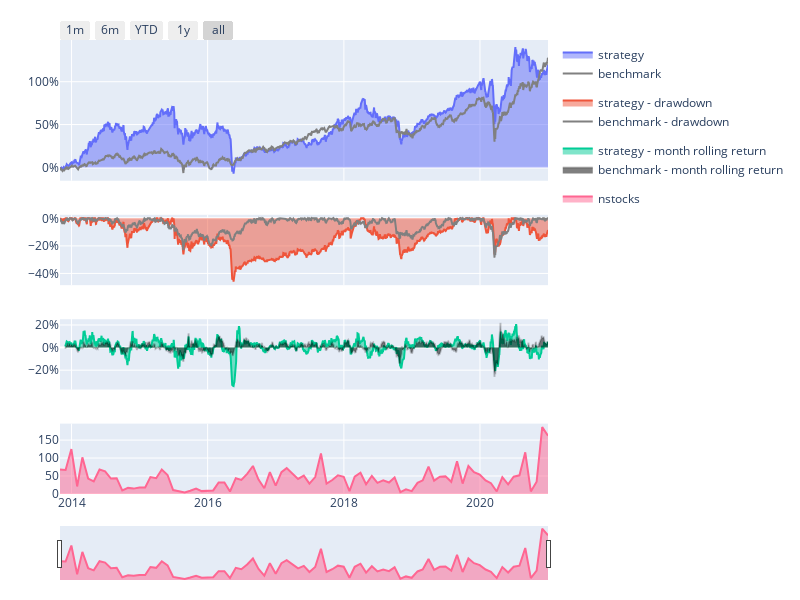
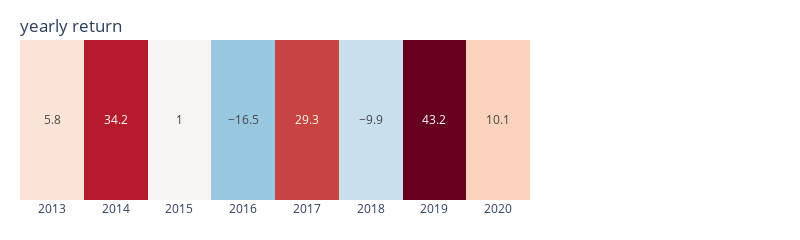
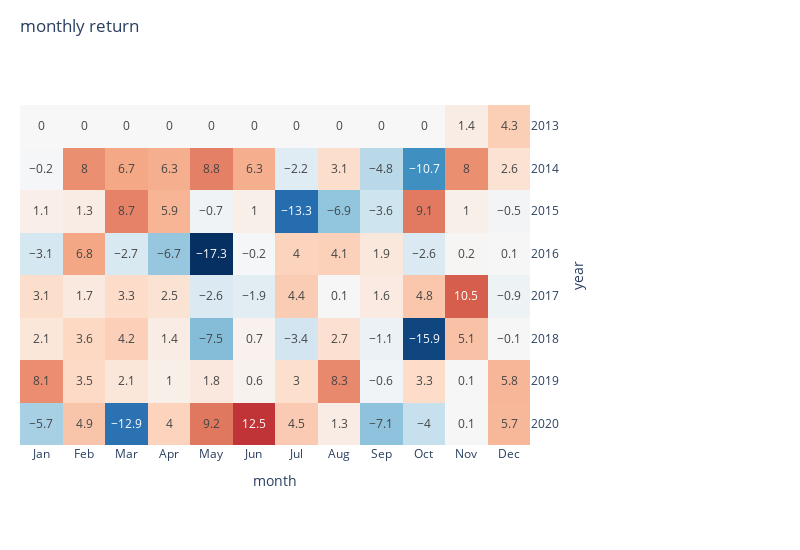

Notebook code cell kept with these figures, in order:
### Code cell
position = price_df[price_df ==price_df.rolling(200).max()]

sim(position=position, resample='M')

### Figure 1 — Plotly figure (JSON) as saved in the notebook; plotly's stock layout.template omitted (floating-point values rounded to 4 significant figures; data arrays with more than 128 entries replaced by an {"elided": "..."} marker saying what was removed)
{"data": [{"fill": "tozeroy", "legendgroup": "performance", "name": "strategy", "type": "scatter", "x": {"elided": "1760 str values"}, "xaxis": "x", "y": {"elided": "1760 float values"}, "yaxis": "y"}, {"fill": "tozeroy", "legendgroup": "drawdown", "name": "strategy - drawdown", "type": "scatter", "x": {"elided": "1760 str values"}, "xaxis": "x2", "y": {"elided": "1760 float values"}, "yaxis": "y2"}, {"fill": "tozeroy", "legendgroup": "rolling performance", "name": "strategy - month rolling return", "type": "scatter", "x": {"elided": "1760 str values"}, "xaxis": "x3", "y": {"elided": "1760 float values"}, "yaxis": "y3"}, {"legendgroup": "performance", "line": {"color": "gray"}, "name": "benchmark", "type": "scatter", "x": {"elided": "1760 str values"}, "xaxis": "x", "y": {"elided": "1760 float values"}, "yaxis": "y"}, {"legendgroup": "drawdown", "line": {"color": "gray"}, "name": "benchmark - drawdown", "type": "scatter", "x": {"elided": "1760 str values"}, "xaxis": "x2", "y": {"elided": "1760 float values"}, "yaxis": "y2"}, {"fill": "tozeroy", "legendgroup": "rolling performance", "line": {"color": "rgba(0,0,0,0.2)"}, "name": "benchmark - month rolling return", "type": "scatter", "x": {"elided": "1760 str values"}, "xaxis": "x3", "y": {"elided": "1760 float values"}, "yaxis": "y3"}, {"fill": "tozeroy", "name": "nstocks", "type": "scatter", "x": ["2013-10-31T00:00:00", "2013-11-30T00:00:00", "2013-12-31T00:00:00", "2014-01-31T00:00:00", "2014-02-28T00:00:00", "2014-03-31T00:00:00", "2014-04-30T00:00:00", "2014-05-31T00:00:00", "2014-06-30T00:00:00", "2014-07-31T00:00:00", "2014-08-31T00:00:00", "2014-09-30T00:00:00", "2014-10-31T00:00:00", "2014-11-30T00:00:00", "2014-12-31T00:00:00", "2015-01-31T00:00:00", "2015-02-28T00:00:00", "2015-03-31T00:00:00", "2015-04-30T00:00:00", "2015-05-31T00:00:00", "2015-06-30T00:00:00", "2015-07-31T00:00:00", "2015-08-31T00:00:00", "2015-09-30T00:00:00", "2015-10-31T00:00:00", "2015-11-30T00:00:00", "2015-12-31T00:00:00", "2016-01-31T00:00:00", "2016-02-29T00:00:00", "2016-03-31T00:00:00", "2016-04-30T00:00:00", "2016-05-31T00:00:00", "2016-06-30T00:00:00", "2016-07-31T00:00:00", "2016-08-31T00:00:00", "2016-09-30T00:00:00", "2016-10-31T00:00:00", "2016-11-30T00:00:00", "2016-12-31T00:00:00", "2017-01-31T00:00:00", "2017-02-28T00:00:00", "2017-03-31T00:00:00", "2017-04-30T00:00:00", "2017-05-31T00:00:00", "2017-06-30T00:00:00", "2017-07-31T00:00:00", "2017-08-31T00:00:00", "2017-09-30T00:00:00", "2017-10-31T00:00:00", "2017-11-30T00:00:00", "2017-12-31T00:00:00", "2018-01-31T00:00:00", "2018-02-28T00:00:00", "2018-03-31T00:00:00", "2018-04-30T00:00:00", "2018-05-31T00:00:00", "2018-06-30T00:00:00", "2018-07-31T00:00:00", "2018-08-31T00:00:00", "2018-09-30T00:00:00", "2018-10-31T00:00:00", "2018-11-30T00:00:00", "2018-12-31T00:00:00", "2019-01-31T00:00:00", "2019-02-28T00:00:00", "2019-03-31T00:00:00", "2019-04-30T00:00:00", "2019-05-31T00:00:00", "2019-06-30T00:00:00", "2019-07-31T00:00:00", "2019-08-31T00:00:00", "2019-09-30T00:00:00", "2019-10-31T00:00:00", "2019-11-30T00:00:00", "2019-12-31T00:00:00", "2020-01-31T00:00:00", "2020-02-29T00:00:00", "2020-03-31T00:00:00", "2020-04-30T00:00:00", "2020-05-31T00:00:00", "2020-06-30T00:00:00", "2020-07-31T00:00:00", "2020-08-31T00:00:00", "2020-09-30T00:00:00", "2020-10-31T00:00:00", "2020-11-30T00:00:00", "2020-12-31T00:00:00"], "xaxis": "x4", "y": [68, 67, 125, 21, 102, 43, 35, 68, 63, 43, 44, 10, 17, 15, 18, 18, 47, 44, 68, 53, 11, 8, 4, 9, 15, 8, 9, 10, 32, 32, 7, 44, 39, 56, 78, 40, 16, 61, 23, 61, 72, 58, 42, 51, 29, 47, 113, 29, 39, 52, 48, 8, 48, 59, 27, 50, 31, 38, 32, 46, 5, 13, 8, 31, 38, 76, 37, 48, 49, 34, 91, 29, 78, 61, 54, 38, 30, 7, 47, 27, 48, 52, 116, 7, 34, 186, 162], "yaxis": "y4"}], "layout": {"height": 600, "legend": {"bgcolor": "rgba(0,0,0,0)"}, "margin": {"b": 20, "l": 60, "r": 20, "t": 40}, "width": 800, "xaxis": {"anchor": "y", "domain": [0, 1], "matches": "x4", "showticklabels": false}, "xaxis2": {"anchor": "y2", "domain": [0, 1], "matches": "x4", "showticklabels": false}, "xaxis3": {"anchor": "y3", "domain": [0, 1], "matches": "x4", "showticklabels": false}, "xaxis4": {"anchor": "y4", "domain": [0, 1], "rangeselector": {"buttons": [{"count": 1, "label": "1m", "step": "month", "stepmode": "backward"}, {"count": 6, "label": "6m", "step": "month", "stepmode": "backward"}, {"count": 1, "label": "YTD", "step": "year", "stepmode": "todate"}, {"count": 1, "label": "1y", "step": "year", "stepmode": "backward"}, {"step": "all"}], "x": 0, "y": 1}, "rangeslider": {"thickness": 0.1, "visible": true}, "type": "date"}, "yaxis": {"anchor": "x", "domain": [0.69, 1], "tickformat": ",.0%"}, "yaxis2": {"anchor": "x2", "domain": [0.46, 0.615], "tickformat": ",.0%"}, "yaxis3": {"anchor": "x3", "domain": [0.23, 0.385], "tickformat": ",.0%"}, "yaxis4": {"anchor": "x4", "domain": [0, 0.155]}}}

### Figure 2 — Plotly figure (JSON) as saved in the notebook; plotly's stock layout.template omitted (floating-point values rounded to 4 significant figures)
{"data": [{"coloraxis": "coloraxis", "hovertemplate": "year: %{x}<br>return: %{z}%", "name": "0", "texttemplate": "%{z}", "type": "heatmap", "x": ["2013", "2014", "2015", "2016", "2017", "2018", "2019", "2020"], "xaxis": "x", "yaxis": "y", "z": [[5.8, 34.2, 1, -16.5, 29.3, -9.9, 43.2, 10.1]]}], "layout": {"coloraxis": {"cmid": 0, "colorbar": {"title": {"text": "return(%)"}}, "colorscale": [[0, "rgb(5,48,97)"], [0.1, "rgb(33,102,172)"], [0.2, "rgb(67,147,195)"], [0.3, "rgb(146,197,222)"], [0.4, "rgb(209,229,240)"], [0.5, "rgb(247,247,247)"], [0.6, "rgb(253,219,199)"], [0.7, "rgb(244,165,130)"], [0.8, "rgb(214,96,77)"], [0.9, "rgb(178,24,43)"], [1, "rgb(103,0,31)"]], "showscale": false}, "height": 120, "margin": {"b": 40, "l": 20, "r": 270, "t": 40}, "title": {"text": "yearly return", "x": 0.025, "yanchor": "top"}, "width": 800, "xaxis": {"anchor": "y", "constrain": "domain", "domain": [0, 1], "scaleanchor": "y"}, "yaxis": {"anchor": "x", "autorange": "reversed", "constrain": "domain", "domain": [0, 1], "visible": false}}}

### Figure 3 — Plotly figure (JSON) as saved in the notebook; plotly's stock layout.template omitted (floating-point values rounded to 4 significant figures)
{"data": [{"coloraxis": "coloraxis", "hovertemplate": "year: %{y}<br>month: %{x}<br>return: %{z}%", "name": "0", "texttemplate": "%{z}", "type": "heatmap", "x": ["Jan", "Feb", "Mar", "Apr", "May", "Jun", "Jul", "Aug", "Sep", "Oct", "Nov", "Dec"], "xaxis": "x", "y": ["2013", "2014", "2015", "2016", "2017", "2018", "2019", "2020"], "yaxis": "y", "z": [[0, 0, 0, 0, 0, 0, 0, 0, 0, 0, 1.4, 4.3], [-0.2, 8, 6.7, 6.3, 8.8, 6.3, -2.2, 3.1, -4.8, -10.7, 8, 2.6], [1.1, 1.3, 8.7, 5.9, -0.7, 1, -13.3, -6.9, -3.6, 9.1, 1, -0.5], [-3.1, 6.8, -2.7, -6.7, -17.3, -0.2, 4, 4.1, 1.9, -2.6, 0.2, 0.1], [3.1, 1.7, 3.3, 2.5, -2.6, -1.9, 4.4, 0.1, 1.6, 4.8, 10.5, -0.9], [2.1, 3.6, 4.2, 1.4, -7.5, 0.7, -3.4, 2.7, -1.1, -15.9, 5.1, -0.1], [8.1, 3.5, 2.1, 1, 1.8, 0.6, 3, 8.3, -0.6, 3.3, 0.1, 5.8], [-5.7, 4.9, -12.9, 4, 9.2, 12.5, 4.5, 1.3, -7.1, -4, 0.1, 5.7]]}], "layout": {"coloraxis": {"cmid": 0, "colorbar": {"title": {"text": "return(%)"}}, "colorscale": [[0, "rgb(5,48,97)"], [0.1, "rgb(33,102,172)"], [0.2, "rgb(67,147,195)"], [0.3, "rgb(146,197,222)"], [0.4, "rgb(209,229,240)"], [0.5, "rgb(247,247,247)"], [0.6, "rgb(253,219,199)"], [0.7, "rgb(244,165,130)"], [0.8, "rgb(214,96,77)"], [0.9, "rgb(178,24,43)"], [1, "rgb(103,0,31)"]], "showscale": false}, "height": 550, "margin": {"b": 40, "l": 20, "r": 270, "t": 40}, "title": {"text": "monthly return", "x": 0.025, "yanchor": "top"}, "width": 800, "xaxis": {"anchor": "y", "constrain": "domain", "domain": [0, 1], "scaleanchor": "y", "title": {"text": "month"}}, "yaxis": {"anchor": "x", "autorange": "reversed", "constrain": "domain", "domain": [0, 1], "side": "right", "title": {"text": "year"}}}}
